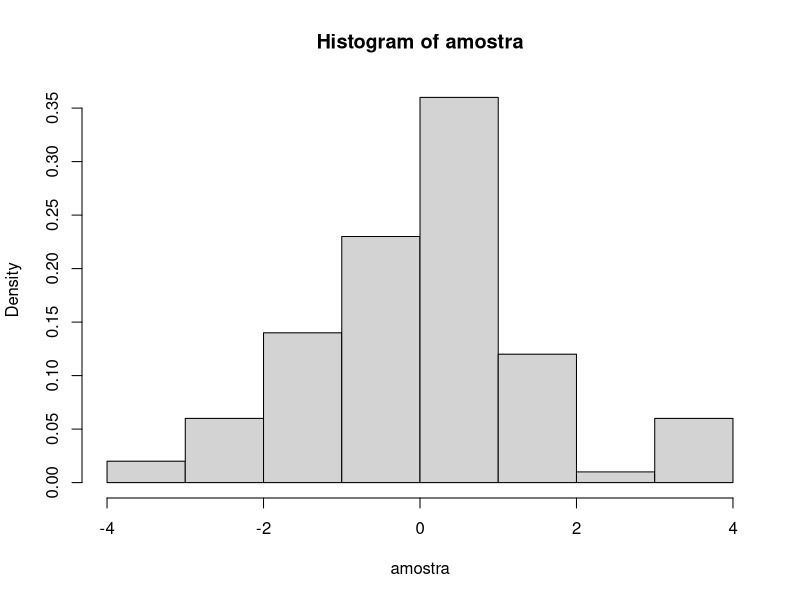
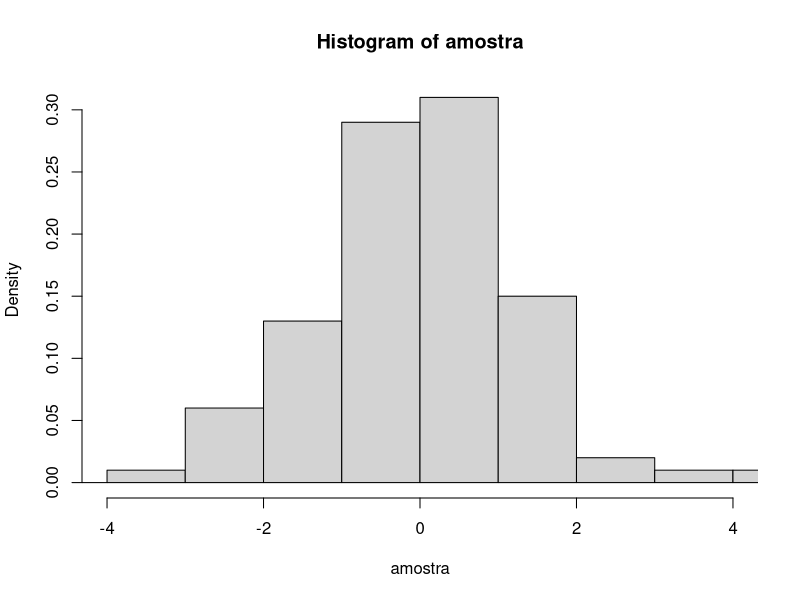
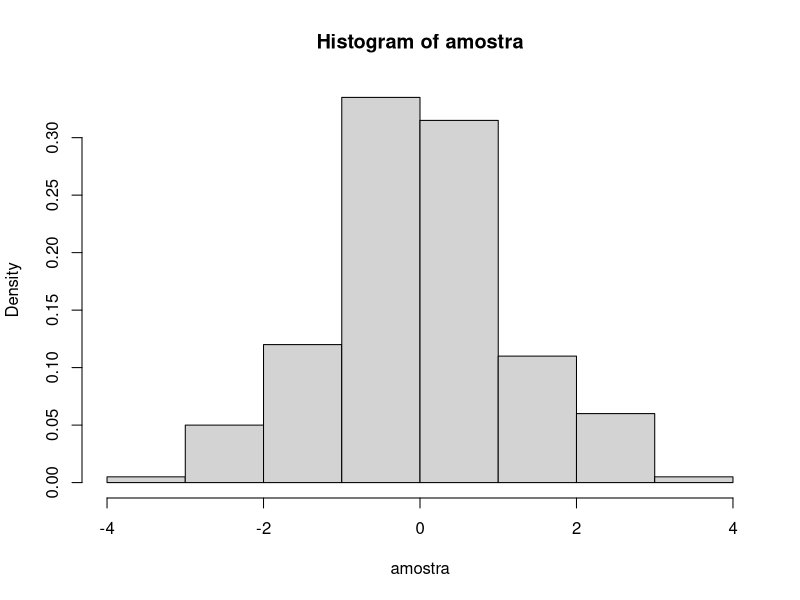

The R script that drew these images, in order:
## ---- chunk 1
set.seed(666)

rexpd.inv <- function(x){
  u <- runif(1)
  x <- ifelse(u<0.5, log(2*u), -log(2*(1-u)))
  return(x)
}

amostra <- sapply(1:100, rexpd.inv)
c <- hist(amostra, freq = F)
c

str(c$density)
## ---- chunk 2
set.seed(666)

rexpd.conv <- function(x){
  u <- runif(2)
  y <- -log(u)
  Z <- diff(y)
  return(Z)
}

amostra <- sapply(1:100, rexpd.conv)
hist(amostra, freq = FALSE, xlim = c(-4, 4))
## ---- chunk 3
set.seed(666)

rexpd.trans <- function(x){
  u1 <- runif(1)
  u2 <- runif(2)
  x1 <- -log(u1)
  X <- ifelse(u2<0.5, x1, -x1)
  return (X)
}

amostra <- sapply(1:100, rexpd.trans)

hist(amostra, freq = F, xlim = c(-4, 4))
